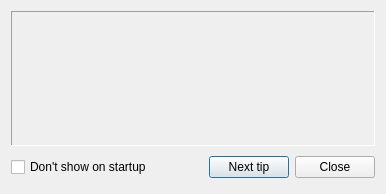
<?xml version="1.0" encoding="UTF-8"?>
<ui version="4.0">
 <class>DidYouKnow</class>
 <widget class="QDialog" name="DidYouKnow">
  <property name="geometry">
   <rect>
    <x>0</x>
    <y>0</y>
    <width>386</width>
    <height>194</height>
   </rect>
  </property>
  <property name="windowTitle">
   <string>Did you know?</string>
  </property>
  <layout class="QGridLayout" name="gridLayout">
   <item row="0" column="0">
    <widget class="QLabel" name="tipText">
     <property name="frameShape">
      <enum>QFrame::Panel</enum>
     </property>
     <property name="frameShadow">
      <enum>QFrame::Sunken</enum>
     </property>
     <property name="alignment">
      <set>Qt::AlignLeading|Qt::AlignLeft|Qt::AlignTop</set>
     </property>
    </widget>
   </item>
   <item row="1" column="0">
    <layout class="QHBoxLayout">
     <item>
      <widget class="QCheckBox" name="dontShowCheckBox">
       <property name="text">
        <string>Don't show on startup</string>
       </property>
      </widget>
     </item>
     <item>
      <spacer name="spacer7">
       <property name="orientation">
        <enum>Qt::Horizontal</enum>
       </property>
       <property name="sizeType">
        <enum>QSizePolicy::Expanding</enum>
       </property>
       <property name="sizeHint" stdset="0">
        <size>
         <width>121</width>
         <height>31</height>
        </size>
       </property>
      </spacer>
     </item>
     <item>
      <widget class="QPushButton" name="nextButton">
       <property name="text">
        <string>Next tip</string>
       </property>
      </widget>
     </item>
     <item>
      <widget class="QPushButton" name="closeButton">
       <property name="text">
        <string>Close</string>
       </property>
      </widget>
     </item>
    </layout>
   </item>
  </layout>
 </widget>
 <layoutdefault spacing="6" margin="11"/>
 <resources/>
 <connections>
  <connection>
   <sender>closeButton</sender>
   <signal>clicked()</signal>
   <receiver>DidYouKnow</receiver>
   <slot>accept()</slot>
   <hints>
    <hint type="sourcelabel">
     <x>20</x>
     <y>20</y>
    </hint>
    <hint type="destinationlabel">
     <x>20</x>
     <y>20</y>
    </hint>
   </hints>
  </connection>
 </connections>
</ui>
